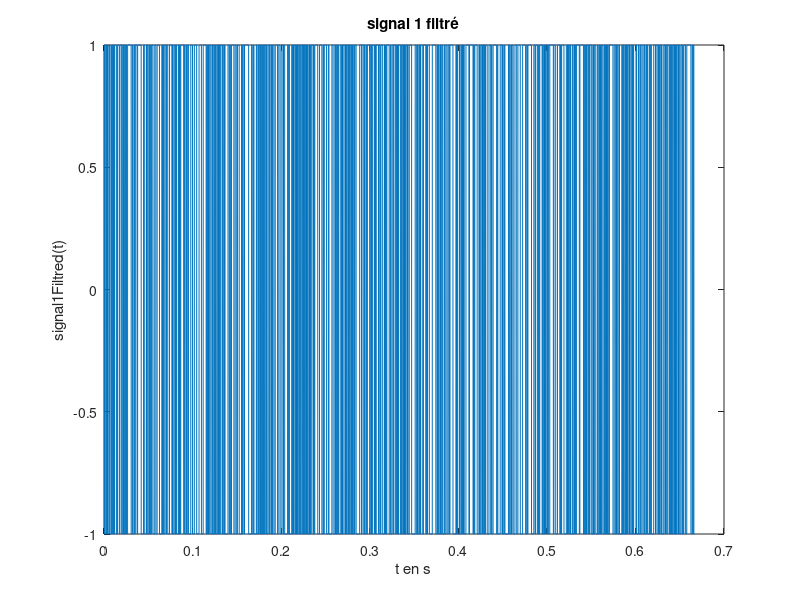

Here is the MATLAB script that generated this plot: (Note: this script raises an error after producing the figure.)
close all;
clear;

%Information binaire a transmettre
NbBitsMessage = 1000;
Infomation = randi(2,1,NbBitsMessage) -1;

%----------------------------------------------
%-----------------MODULATEUR 1-----------------
%----------------------------------------------

%Mapping : binaire à moyenne nulle
mapped1 = Infomation*2-1;

%Surechantillonnage
Fe = 24000;
Te = 1/Fe;
L = length(mapped1);
nbSymboles = 2;
Rb = 3000;
Ts = nbSymboles/Rb;
Ns = floor(Ts/Te);
Tsignal = [0 : Te : (L*Ns-1)*Te];
signal1 = kron(mapped1, [1, zeros(1,Ns-1)]);

%Filtrage de mise en forme : retangulaire
rectangle = ones(1,Ns);
signal1Filtred= filter(rectangle,1,signal1);

%Tracé signal transmis en fonction du temps
figure;
plot(Tsignal, signal1Filtred);
title('signal 1 filtré');
xlabel('t en s');
ylabel('signal1Filtred(t)');

%Tracé densité spectrale de puissance du signal transmis en fonction de la fréquence
Np = 4096;
DSP1 = pwelch(signal1Filtred,[],[],Np,Fe,'centered');
F1 = linspace(-Fe/2,Fe/2,Np);
figure;
semilogy(F1,DSP1);
title('DSP signal 1 filtré');
xlabel('f en Hz');
ylabel('DSPsignal1Filtred(f)');

%DSP Théorique
DSPTheorique1 = Ts*(sin(pi*F1*Ts)./(pi*F1*Ts)).^2;
figure;
semilogy(F1,DSP1);
hold on;
semilogy(F1,DSPTheorique1);
legend('DSP1','DSPThéorique');
xlabel('f en Hz');
ylabel('DSP(f)');
hold off;
title('Comparaison DSP1 et DSP Théorique');

%----------------------------------------------
%-----------------MODULATEUR 2-----------------
%----------------------------------------------

%Mapping : 4-aires à moyenne
int = reshape(Infomation,2,length(Infomation)/2);
int = bi2de(int');
mapped2 = int*2-3;

%Surechantillonnage
Fe = 24000;
Te = 1/Fe;
L = length(mapped2);
nbSymboles = 4;
Rb = 3000;
Ts = nbSymboles/Rb;
Ns = floor(Ts/Te);
Tsignal = [0 : Te : (L*Ns-1)*Te];
signal2 = kron(mapped2', [1, zeros(1,Ns-1)]);

%Filtrage de mise en forme : retangulaire
rectangle = ones(1,Ns);
signal2Filtred= filter(rectangle,1,signal2);

%Tracé signal transmis en fonction du temps
figure;
plot(Tsignal, signal2Filtred);
title('signal 2 filtré');
xlabel('t en s');
ylabel('signal2Filtred(t)');

%Tracé densité spectrale de puissance du signal transmis en fonction de la fréquence
Np = 4096;
DSP2 = pwelch(signal2Filtred,[],[],Np,Fe,'centered');
F2 = linspace(-Fe/2,Fe/2,Np);
figure;
semilogy(F2,DSP2);
title('DSP signal 2 filtré');
xlabel('f en Hz');
ylabel('DSPsignal2Filtred(f)');

%DSP Théorique
DSPTheorique2 = Ts*sin(pi*F2*Ts).^4./(pi*F2*Ts).^2;
figure;
semilogy(F2,DSP2);
hold on;
semilogy(F2,DSPTheorique2);
legend('DSP2','DSPThéorique');
xlabel('f en Hz');
ylabel('DSP(f)');
hold off;
title('Comparaison DSP2 et DSP Théorique');


%----------------------------------------------
%-----------------MODULATEUR 3-----------------
%----------------------------------------------

%Mapping : binaire à moyenne
mapped3 = Infomation*2-1;

%Surechantillonnage
Fe = 24000;
Te = 1/Fe;
L = length(mapped3);
nbSymboles = 2;
Rb = 3000;
Ts = nbSymboles/Rb;
Ns = floor(Ts/Te);
Tsignal = [0 : Te : (L*Ns-1)*Te];
signal3 = kron(mapped3, [1, zeros(1,Ns-1)]);


%Filtrage de mise en forme : racine de cosinus sureleve
a = 0.5;
L3 = 5;
h = rcosdesign(a, L3, Ns);
signal3Filtred= filter(h,1,signal3);

%Tracé signal transmis en fonction du temps
figure;
plot(Tsignal, signal3Filtred);
title('signal 3 filtré');
xlabel('t en s');
ylabel('signal3Filtred(t)');

%Tracé densité spectrale de puissance du signal transmis en fonction de la fréquence
Np = 4096;
DSP3 = pwelch(signal3Filtred,[],[],Np,Fe,'centered');
F3 = linspace(-Fe/2,Fe/2,Np);
figure;
semilogy(F3,DSP3);
title('DSP signal 3 filtré');
xlabel('f en Hz');
ylabel('DSPsignal3Filtred(f)');

%DSP Théorique
DSPTheorique3 = 0;
figure;
semilogy(F3,DSP3);
hold on;
semilogy(F3,DSPTheorique3);
legend('DSP3','DSPThéorique');
xlabel('f en Hz');
ylabel('DSP(f)');
hold off;
title('Comparaison DSP3 et DSP Théorique');


%-----------------------------------------------------------------------
%----------------------------Comparaison DSP----------------------------
%-----------------------------------------------------------------------

figure;
semilogy(F1,DSP1);
hold on;
semilogy(F2,DSP2);
semilogy(F3,DSP3);
legend('DSP1','DSP2','DSP3');
xlabel('f en Hz');
ylabel('DSP(f)');
hold off;
title('Comparaison des DSP');